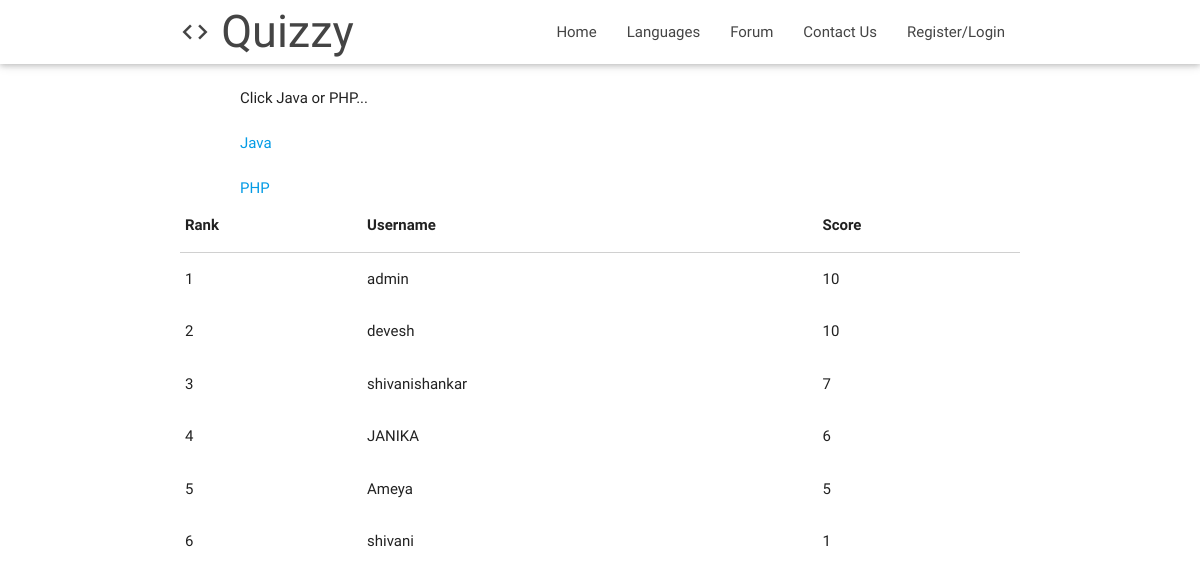
Screenshot of /javaleaderboard/ with the database file from the repository.
### polls/models.py (models this page shows, shortened)
class Userprof(models.Model):
    username = models.TextField(blank=True, null=True)
    subject = models.TextField(blank=True, null=True)
    score = models.IntegerField(blank=True, null=True)
    class Meta:
        app_label = 'polls'
        db_table = 'Userprof'

### polls/views.py (the view)
# urls.py: url(r'^javaleaderboard/',polls.views.javaleaderboard),
def javaleaderboard(request):
    p = Userprof.objects.values('username','subject').annotate(score=Max('score')).order_by('-score')
    jp = p.filter(subject__exact='java')
    return render(request, 'polls/leaderboard.html',{'p':jp})

### polls/templates/polls/leaderboard.html (shortened to what this page needs)
<!DOCTYPE html>
<html lang="en">
<head>
  {% load staticfiles %}
  <link href="{% static 'css/materialize.css' %}" type="text/css" rel="stylesheet" media="screen,projection"/>
  <link href="{% static 'css/style.css' %}" type="text/css" rel="stylesheet" media="screen,projection"/>
</head>
<body>
  <nav class="white" role="navigation">
    <div class="nav-wrapper container">
      <a id="logo-container" href="/" class="brand-logo" style="font-family: 'Amaranth', sans-serif;font-size:300%;"><i class="material-icons" style="float:left;">code</i>&nbspQuizzy</a>
      <ul class="right hide-on-med-and-down">
        <li><a href="/">Home</a></li>
        <li><a href="/test/">Languages</a></li>
        <li><a href="/forums">Forum</a></li>
        <li><a href="/contact">Contact Us</a></li>
        {% if user.is_authenticated %}
        <li><a class="dropdown-button" data-beloworigin="true" data-activates="dropdown1">Welcome {{user.username}} ▼</a></li>
          <ul id='dropdown1' class='dropdown-content'>
            <li><a href="/performance">Your Performance</a></li>
            <li><a href="/logout">Logout</a></li>
          </ul>
        {% else %}
        <li><a href="/login">Register/Login</a></li>
        {% endif %}
      </ul>
    </div>
  </nav><br>
<div style="margin-left:20%" >
Click Java or PHP...<br><br>
  <a href="/javaleaderboard">Java</a><br><br>
  <a href="/phpleaderboard">PHP</a>
</div>
  <div class="container">
    <table class="highlight">
        <thead>
          <tr>
              <th data-field="id">Rank</th>
              <th data-field="name">Username</th>
              <th data-field="price">Score</th>
          </tr>
        </thead>
        <tbody>
        {% for i in p %}
          <tr>
            <td>{{ forloop.counter }}</td>
            <td>{{ i.username }}</td>
            <td>{{ i.score }}</td>
          </tr>
          {% endfor %}
        </tbody>
      </table>
  </div>
</body>
</html>

### static/css/style.css (style rules this page uses)
nav ul a, nav .brand-logo { color: #444; }

### rows the page displays
Userprof: username "shivanishankar", score "7"
Userprof: username "JANIKA", score "6"
Userprof: username "Ameya", score "5"
Userprof: username "shivani", score "1"

### other values shown
{{ i.username }} "admin" "devesh"
{{ i.score }} "10" "10"
